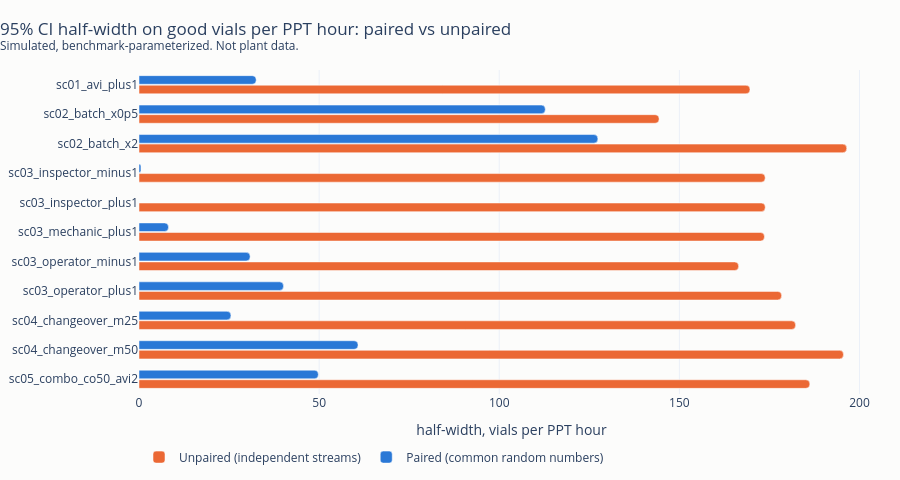

Notebook cell for this chart:
### Markdown cell above
## Common random numbers: paired vs unpaired 95% CI half-width (primary metric)

The unpaired width is what the same 30 replications would give if scenario and baseline used independent random streams.

For scenarios that change the line (SC-01, SC-02, operators, SC-04, SC-05), pairing narrows the CI 1.3x to 7x. For ±1 inspector and +1 mechanic the lever almost never binds, so the paired difference is ~0 by construction and the ratio is not meaningful.

### Code cell
w = prim[["paired_half_width", "unpaired_half_width"]].copy()
w["reduction_x"] = w.unpaired_half_width / w.paired_half_width
display(w.round(2))
q = w.iloc[::-1]
fig = go.Figure(
    [
        go.Bar(
            y=q.index,
            x=q.unpaired_half_width,
            orientation="h",
            name="Unpaired (independent streams)",
            marker=dict(color=ORANGE, cornerradius=4),
            hovertemplate="%{y}: ±%{x:.1f} vials/h<extra>unpaired</extra>",
        ),
        go.Bar(
            y=q.index,
            x=q.paired_half_width,
            orientation="h",
            name="Paired (common random numbers)",
            marker=dict(color=BLUE, cornerradius=4),
            hovertemplate="%{y}: ±%{x:.1f} vials/h<extra>paired</extra>",
        ),
    ]
)
viz._layout(fig, "95% CI half-width on good vials per PPT hour: paired vs unpaired", 480)
fig.update_layout(
    barmode="group",
    bargroupgap=0.1,
    template="plotly_white",
    plot_bgcolor="#fcfcfb",
    paper_bgcolor="#fcfcfb",
    legend=dict(orientation="h", y=-0.15, x=0),
)
fig.update_xaxes(title="half-width, vials per PPT hour")
fig.write_image("../reports/figures/06_crn_halfwidth.png", scale=2, width=820)
fig

### Figure 1 — Plotly figure (JSON) as saved in the notebook; plotly's stock layout.template omitted (floating-point values rounded to 4 significant figures)
{"data": [{"hovertemplate": "%{y}: ±%{x:.1f} vials/h<extra>unpaired</extra>", "marker": {"color": "#eb6834", "cornerradius": 4}, "name": "Unpaired (independent streams)", "orientation": "h", "type": "bar", "x": [186.2, 195.6, 182.3, 178.4, 166.4, 173.6, 173.8, 173.8, 196.5, 144.4, 169.6], "y": ["sc05_combo_co50_avi2", "sc04_changeover_m50", "sc04_changeover_m25", "sc03_operator_plus1", "sc03_operator_minus1", "sc03_mechanic_plus1", "sc03_inspector_plus1", "sc03_inspector_minus1", "sc02_batch_x2", "sc02_batch_x0p5", "sc01_avi_plus1"]}, {"hovertemplate": "%{y}: ±%{x:.1f} vials/h<extra>paired</extra>", "marker": {"color": "#2a78d6", "cornerradius": 4}, "name": "Paired (common random numbers)", "orientation": "h", "type": "bar", "x": [49.79, 60.8, 25.52, 40.12, 30.85, 8.188, 0.001987, 0.5414, 127.4, 112.8, 32.53], "y": ["sc05_combo_co50_avi2", "sc04_changeover_m50", "sc04_changeover_m25", "sc03_operator_plus1", "sc03_operator_minus1", "sc03_mechanic_plus1", "sc03_inspector_plus1", "sc03_inspector_minus1", "sc02_batch_x2", "sc02_batch_x0p5", "sc01_avi_plus1"]}], "layout": {"bargap": 0.35, "bargroupgap": 0.1, "barmode": "group", "height": 480, "hoverlabel": {"namelength": -1}, "legend": {"orientation": "h", "x": 0, "y": -0.15}, "margin": {"b": 40, "l": 8, "r": 16, "t": 70}, "paper_bgcolor": "#fcfcfb", "plot_bgcolor": "#fcfcfb", "title": {"text": "95% CI half-width on good vials per PPT hour: paired vs unpaired<br><sup>Simulated, benchmark-parameterized. Not plant data.</sup>", "x": 0, "xanchor": "left"}, "xaxis": {"gridwidth": 1, "showgrid": true, "title": {"text": "half-width, vials per PPT hour"}, "zeroline": false}, "yaxis": {"automargin": true, "showgrid": false}}}
